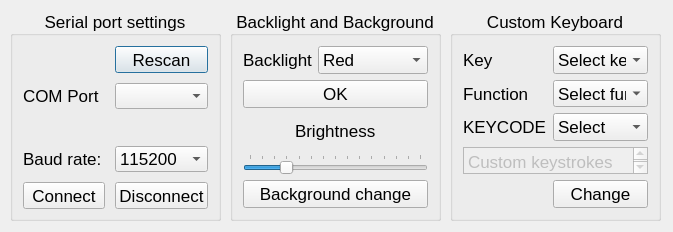
<?xml version="1.0" encoding="UTF-8"?>
<ui version="4.0">
 <class>Form</class>
 <widget class="QWidget" name="Form">
  <property name="geometry">
   <rect>
    <x>0</x>
    <y>0</y>
    <width>673</width>
    <height>232</height>
   </rect>
  </property>
  <property name="sizePolicy">
   <sizepolicy hsizetype="Preferred" vsizetype="Preferred">
    <horstretch>0</horstretch>
    <verstretch>0</verstretch>
   </sizepolicy>
  </property>
  <property name="font">
   <font>
    <kerning>false</kerning>
   </font>
  </property>
  <property name="windowTitle">
   <string>Form</string>
  </property>
  <widget class="QGroupBox" name="formGroupBox">
   <property name="geometry">
    <rect>
     <x>10</x>
     <y>10</y>
     <width>211</width>
     <height>211</height>
    </rect>
   </property>
   <property name="font">
    <font>
     <pointsize>13</pointsize>
    </font>
   </property>
   <property name="layoutDirection">
    <enum>Qt::LeftToRight</enum>
   </property>
   <property name="title">
    <string>Serial port settings</string>
   </property>
   <property name="alignment">
    <set>Qt::AlignCenter</set>
   </property>
   <layout class="QGridLayout" name="gridLayout_5">
    <property name="leftMargin">
     <number>10</number>
    </property>
    <property name="topMargin">
     <number>10</number>
    </property>
    <property name="rightMargin">
     <number>10</number>
    </property>
    <property name="bottomMargin">
     <number>10</number>
    </property>
    <property name="spacing">
     <number>10</number>
    </property>
    <item row="0" column="1">
     <widget class="QPushButton" name="s1__box_1">
      <property name="text">
       <string>Rescan</string>
      </property>
      <property name="autoRepeatInterval">
       <number>100</number>
      </property>
      <property name="default">
       <bool>true</bool>
      </property>
     </widget>
    </item>
    <item row="1" column="0">
     <widget class="QLabel" name="s1__lb_2">
      <property name="font">
       <font>
        <pointsize>13</pointsize>
       </font>
      </property>
      <property name="text">
       <string>COM Port</string>
      </property>
     </widget>
    </item>
    <item row="1" column="1">
     <widget class="QComboBox" name="s1__box_2">
      <property name="font">
       <font>
        <pointsize>13</pointsize>
       </font>
      </property>
     </widget>
    </item>
    <item row="3" column="0">
     <widget class="QLabel" name="s1__lb_3">
      <property name="font">
       <font>
        <pointsize>13</pointsize>
       </font>
      </property>
      <property name="text">
       <string>Baud rate:</string>
      </property>
     </widget>
    </item>
    <item row="3" column="1">
     <widget class="QComboBox" name="s1__box_3">
      <property name="font">
       <font>
        <pointsize>13</pointsize>
       </font>
      </property>
      <item>
       <property name="text">
        <string>115200</string>
       </property>
      </item>
      <item>
       <property name="text">
        <string>2400</string>
       </property>
      </item>
      <item>
       <property name="text">
        <string>4800</string>
       </property>
      </item>
      <item>
       <property name="text">
        <string>9600</string>
       </property>
      </item>
      <item>
       <property name="text">
        <string>14400</string>
       </property>
      </item>
      <item>
       <property name="text">
        <string>19200</string>
       </property>
      </item>
      <item>
       <property name="text">
        <string>38400</string>
       </property>
      </item>
      <item>
       <property name="text">
        <string>57600</string>
       </property>
      </item>
      <item>
       <property name="text">
        <string>76800</string>
       </property>
      </item>
      <item>
       <property name="text">
        <string>12800</string>
       </property>
      </item>
      <item>
       <property name="text">
        <string>230400</string>
       </property>
      </item>
      <item>
       <property name="text">
        <string>460800</string>
       </property>
      </item>
     </widget>
    </item>
    <item row="4" column="0">
     <widget class="QPushButton" name="open_button">
      <property name="sizePolicy">
       <sizepolicy hsizetype="Minimum" vsizetype="Fixed">
        <horstretch>0</horstretch>
        <verstretch>0</verstretch>
       </sizepolicy>
      </property>
      <property name="font">
       <font>
        <pointsize>13</pointsize>
       </font>
      </property>
      <property name="text">
       <string>Connect</string>
      </property>
     </widget>
    </item>
    <item row="4" column="1">
     <widget class="QPushButton" name="close_button">
      <property name="font">
       <font>
        <pointsize>13</pointsize>
       </font>
      </property>
      <property name="text">
       <string>Disconnect</string>
      </property>
     </widget>
    </item>
    <item row="2" column="0" colspan="2">
     <widget class="QLabel" name="state_label">
      <property name="font">
       <font>
        <pointsize>11</pointsize>
        <strikeout>false</strikeout>
       </font>
      </property>
      <property name="text">
       <string/>
      </property>
      <property name="textFormat">
       <enum>Qt::AutoText</enum>
      </property>
      <property name="scaledContents">
       <bool>true</bool>
      </property>
      <property name="alignment">
       <set>Qt::AlignCenter</set>
      </property>
     </widget>
    </item>
   </layout>
  </widget>
  <widget class="QGroupBox" name="formGroupBox_2">
   <property name="geometry">
    <rect>
     <x>230</x>
     <y>10</y>
     <width>211</width>
     <height>211</height>
    </rect>
   </property>
   <property name="font">
    <font>
     <pointsize>13</pointsize>
    </font>
   </property>
   <property name="layoutDirection">
    <enum>Qt::LeftToRight</enum>
   </property>
   <property name="title">
    <string>Backlight and Background</string>
   </property>
   <property name="alignment">
    <set>Qt::AlignCenter</set>
   </property>
   <layout class="QGridLayout" name="gridLayout">
    <property name="leftMargin">
     <number>10</number>
    </property>
    <property name="topMargin">
     <number>10</number>
    </property>
    <property name="rightMargin">
     <number>10</number>
    </property>
    <property name="bottomMargin">
     <number>10</number>
    </property>
    <item row="6" column="0" colspan="2">
     <widget class="QPushButton" name="bg_button">
      <property name="font">
       <font>
        <pointsize>13</pointsize>
       </font>
      </property>
      <property name="text">
       <string>Background change</string>
      </property>
     </widget>
    </item>
    <item row="4" column="0" colspan="2" alignment="Qt::AlignHCenter">
     <widget class="QLabel" name="s1__lb_11">
      <property name="sizePolicy">
       <sizepolicy hsizetype="Fixed" vsizetype="Preferred">
        <horstretch>0</horstretch>
        <verstretch>0</verstretch>
       </sizepolicy>
      </property>
      <property name="font">
       <font>
        <pointsize>13</pointsize>
        <kerning>false</kerning>
       </font>
      </property>
      <property name="text">
       <string>Brightness</string>
      </property>
     </widget>
    </item>
    <item row="0" column="0">
     <widget class="QLabel" name="s1__lb_4">
      <property name="sizePolicy">
       <sizepolicy hsizetype="Fixed" vsizetype="Preferred">
        <horstretch>0</horstretch>
        <verstretch>0</verstretch>
       </sizepolicy>
      </property>
      <property name="font">
       <font>
        <pointsize>13</pointsize>
        <kerning>false</kerning>
       </font>
      </property>
      <property name="text">
       <string>Backlight</string>
      </property>
     </widget>
    </item>
    <item row="0" column="1">
     <widget class="QComboBox" name="s1__box_4">
      <property name="sizePolicy">
       <sizepolicy hsizetype="Preferred" vsizetype="Fixed">
        <horstretch>0</horstretch>
        <verstretch>0</verstretch>
       </sizepolicy>
      </property>
      <property name="font">
       <font>
        <pointsize>13</pointsize>
       </font>
      </property>
      <item>
       <property name="text">
        <string>Red</string>
       </property>
      </item>
      <item>
       <property name="text">
        <string>Green</string>
       </property>
      </item>
      <item>
       <property name="text">
        <string>Blue</string>
       </property>
      </item>
      <item>
       <property name="text">
        <string>Rainbows 1</string>
       </property>
      </item>
      <item>
       <property name="text">
        <string>Rainbows 2</string>
       </property>
      </item>
      <item>
       <property name="text">
        <string>OFF</string>
       </property>
      </item>
     </widget>
    </item>
    <item row="1" column="0" colspan="2">
     <widget class="QPushButton" name="backlight_button">
      <property name="sizePolicy">
       <sizepolicy hsizetype="Minimum" vsizetype="Fixed">
        <horstretch>0</horstretch>
        <verstretch>0</verstretch>
       </sizepolicy>
      </property>
      <property name="text">
       <string>OK</string>
      </property>
     </widget>
    </item>
    <item row="5" column="0" colspan="2">
     <widget class="QSlider" name="brightnesslSlider">
      <property name="maximum">
       <number>14</number>
      </property>
      <property name="singleStep">
       <number>1</number>
      </property>
      <property name="pageStep">
       <number>14</number>
      </property>
      <property name="value">
       <number>3</number>
      </property>
      <property name="orientation">
       <enum>Qt::Horizontal</enum>
      </property>
      <property name="invertedAppearance">
       <bool>false</bool>
      </property>
      <property name="invertedControls">
       <bool>false</bool>
      </property>
      <property name="tickPosition">
       <enum>QSlider::TicksAbove</enum>
      </property>
     </widget>
    </item>
   </layout>
  </widget>
  <widget class="QGroupBox" name="formGroupBox_3">
   <property name="geometry">
    <rect>
     <x>450</x>
     <y>10</y>
     <width>211</width>
     <height>211</height>
    </rect>
   </property>
   <property name="font">
    <font>
     <pointsize>13</pointsize>
    </font>
   </property>
   <property name="layoutDirection">
    <enum>Qt::LeftToRight</enum>
   </property>
   <property name="title">
    <string>Custom Keyboard</string>
   </property>
   <property name="alignment">
    <set>Qt::AlignCenter</set>
   </property>
   <layout class="QGridLayout" name="gridLayout_2">
    <property name="leftMargin">
     <number>10</number>
    </property>
    <property name="topMargin">
     <number>10</number>
    </property>
    <property name="rightMargin">
     <number>10</number>
    </property>
    <property name="bottomMargin">
     <number>10</number>
    </property>
    <item row="3" column="1">
     <widget class="QLabel" name="s1__lb_7">
      <property name="sizePolicy">
       <sizepolicy hsizetype="Fixed" vsizetype="Preferred">
        <horstretch>0</horstretch>
        <verstretch>0</verstretch>
       </sizepolicy>
      </property>
      <property name="font">
       <font>
        <pointsize>13</pointsize>
        <kerning>false</kerning>
       </font>
      </property>
      <property name="text">
       <string>KEYCODE</string>
      </property>
     </widget>
    </item>
    <item row="0" column="2">
     <widget class="QComboBox" name="s1__box_5">
      <property name="sizePolicy">
       <sizepolicy hsizetype="Preferred" vsizetype="Fixed">
        <horstretch>0</horstretch>
        <verstretch>0</verstretch>
       </sizepolicy>
      </property>
      <property name="font">
       <font>
        <pointsize>13</pointsize>
       </font>
      </property>
      <property name="currentText">
       <string>Select key</string>
      </property>
      <item>
       <property name="text">
        <string>Select key</string>
       </property>
      </item>
      <item>
       <property name="text">
        <string>1</string>
       </property>
      </item>
      <item>
       <property name="text">
        <string>2</string>
       </property>
      </item>
      <item>
       <property name="text">
        <string>3</string>
       </property>
      </item>
      <item>
       <property name="text">
        <string>4</string>
       </property>
      </item>
      <item>
       <property name="text">
        <string>5</string>
       </property>
      </item>
      <item>
       <property name="text">
        <string>6</string>
       </property>
      </item>
      <item>
       <property name="text">
        <string>7</string>
       </property>
      </item>
      <item>
       <property name="text">
        <string>8</string>
       </property>
      </item>
      <item>
       <property name="text">
        <string>9</string>
       </property>
      </item>
     </widget>
    </item>
    <item row="2" column="2">
     <widget class="QComboBox" name="s1__box_6">
      <property name="sizePolicy">
       <sizepolicy hsizetype="Preferred" vsizetype="Fixed">
        <horstretch>0</horstretch>
        <verstretch>0</verstretch>
       </sizepolicy>
      </property>
      <property name="font">
       <font>
        <pointsize>13</pointsize>
       </font>
      </property>
      <property name="toolTip">
       <string extracomment="Select keystrokes function and write keycode. Etc: KEY_LEFT_CTRL+KEY_LEFT_SHIFT+KEY_DELETE"/>
      </property>
      <property name="currentText">
       <string>Select func</string>
      </property>
      <item>
       <property name="text">
        <string>Select func</string>
       </property>
      </item>
      <item>
       <property name="text">
        <string>Keyboard</string>
       </property>
      </item>
      <item>
       <property name="text">
        <string>Consumer Key</string>
       </property>
      </item>
      <item>
       <property name="text">
        <string>Keystrokes</string>
       </property>
      </item>
     </widget>
    </item>
    <item row="2" column="1">
     <widget class="QLabel" name="s1__lb_6">
      <property name="sizePolicy">
       <sizepolicy hsizetype="Fixed" vsizetype="Preferred">
        <horstretch>0</horstretch>
        <verstretch>0</verstretch>
       </sizepolicy>
      </property>
      <property name="font">
       <font>
        <pointsize>13</pointsize>
        <kerning>false</kerning>
       </font>
      </property>
      <property name="text">
       <string>Function</string>
      </property>
     </widget>
    </item>
    <item row="0" column="1">
     <widget class="QLabel" name="s1__lb_5">
      <property name="sizePolicy">
       <sizepolicy hsizetype="Fixed" vsizetype="Preferred">
        <horstretch>0</horstretch>
        <verstretch>0</verstretch>
       </sizepolicy>
      </property>
      <property name="font">
       <font>
        <pointsize>13</pointsize>
        <kerning>false</kerning>
       </font>
      </property>
      <property name="text">
       <string>Key</string>
      </property>
     </widget>
    </item>
    <item row="3" column="2">
     <widget class="QComboBox" name="comboBox">
      <item>
       <property name="text">
        <string>Select</string>
       </property>
      </item>
     </widget>
    </item>
    <item row="4" column="1" colspan="2">
     <widget class="QTextEdit" name="textEdit">
      <property name="enabled">
       <bool>false</bool>
      </property>
      <property name="toolTip">
       <string/>
      </property>
      <property name="whatsThis">
       <string/>
      </property>
      <property name="html">
       <string>&lt;!DOCTYPE HTML PUBLIC &quot;-//W3C//DTD HTML 4.0//EN&quot; &quot;http://www.w3.org/TR/REC-html40/strict.dtd&quot;&gt;
&lt;html&gt;&lt;head&gt;&lt;meta name=&quot;qrichtext&quot; content=&quot;1&quot; /&gt;&lt;style type=&quot;text/css&quot;&gt;
p, li { white-space: pre-wrap; }
&lt;/style&gt;&lt;/head&gt;&lt;body style=&quot; font-family:'MS Shell Dlg 2'; font-size:13pt; font-weight:400; font-style:normal;&quot;&gt;
&lt;p style=&quot; margin-top:0px; margin-bottom:0px; margin-left:0px; margin-right:0px; -qt-block-indent:0; text-indent:0px;&quot;&gt;Custom keystrokes &lt;/p&gt;&lt;/body&gt;&lt;/html&gt;</string>
      </property>
     </widget>
    </item>
    <item row="5" column="2">
     <widget class="QPushButton" name="key_button">
      <property name="sizePolicy">
       <sizepolicy hsizetype="Minimum" vsizetype="Fixed">
        <horstretch>0</horstretch>
        <verstretch>0</verstretch>
       </sizepolicy>
      </property>
      <property name="text">
       <string>Change</string>
      </property>
     </widget>
    </item>
   </layout>
  </widget>
 </widget>
 <resources/>
 <connections/>
</ui>
